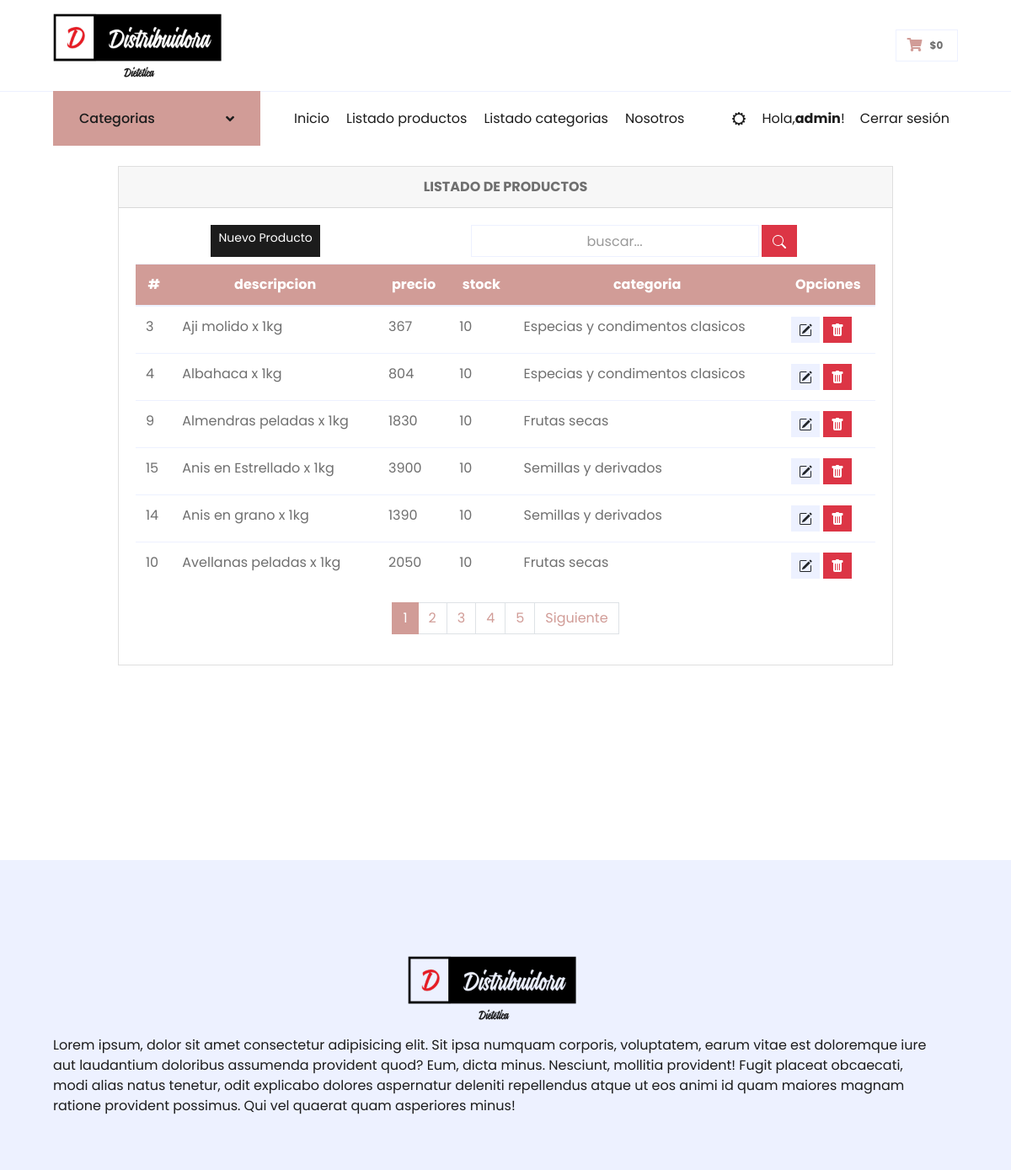
Page /distribuidorapp/listarproductos/ (signed in) on the committed database.
### DistribuidoraApp/models.py (models this page shows, shortened)
class Productos(models.Model):
    nombre = models.CharField(max_length=100)
    imagen = models.ImageField(upload_to='imgproductos/%Y/%m/%d', blank=True)
    descripcion = models.CharField(max_length=500)
    precio = models.IntegerField()
    stock = models.IntegerField(null=True, default=0)
    categoria = models.ForeignKey(Categorias, on_delete=models.PROTECT)
    oferta = models.BooleanField(default=False)
    class Meta:
        db_table = 'productos'
        verbose_name = 'Producto'
        verbose_name_plural = 'Productos'
        ordering = ['id']

class Categorias(models.Model):
    nombre = models.CharField(max_length=100)
    def __str__(self):
        return self.nombre
    class Meta:
        db_table = "categorias"
        verbose_name = 'Categoria'
        verbose_name_plural = 'Categorias'
        ordering = ['id']

### DistribuidoraApp/views.py (the view)
# urls.py: path('listarproductos/', listarProductos, name='listarproductos'),
@login_required(login_url='/login')
def listarProductos(request):
    busqueda = request.POST.get("buscador")
    lista_productos = Productos.objects.order_by('nombre')
    page = request.GET.get('page', 1)
    if busqueda:
        lista_productos = Productos.objects.filter(
            Q(nombre__icontains = busqueda) |
            Q(descripcion__icontains = busqueda)
        ).distinct()
    try:
        paginator = Paginator(lista_productos, 6)
        lista_productos = paginator.page(page)
    except:
        raise Http404
    data = {'entity': lista_productos,
            'title': 'LISTADO DE PRODUCTOS',
            'paginator': paginator
            }
    return render(request, 'DistribuidoraApp/listar-productos.html', data)

### DistribuidoraApp/context_processors.py (called while the page is built)
def extras(request):
	lista_categorias = Categorias.objects.all().order_by('nombre')
	return {'categorias':lista_categorias}

def importe_total_carro(request):
	total=0
	if request.user.is_authenticated:
		if "carro" in request.session:
			for key, value in request.session["carro"].items():
				total= total + int(value["precio"])
	return {"importe_total_carro":total}

### DistribuidoraApp/templates/DistribuidoraApp/listar-productos.html (shortened to what this page needs)
{% extends 'DistribuidoraApp/base.html' %}
{% load static %}
{% block contenidoPagina %}
<div class="min-vh-100 d-flex flex-colum py-4">
    <div class="container">
        <div class="row justify-content-center">
            <div class="col-lg-10 col-md-6 col-sm-4 animate__animated animate__backInRight animate__delay-0.4s">
                <div class="card">
                    <div class="card-header text-center font-weight-bold">
                        {{ title }}
                    </div>
                    <div class="card-body table-responsive align-items-center">
                        <div class="d-flex mb-2">
                            <a href="{% url 'addproducto' %}" class="d-flex inline-block mx-auto btn btn-dark btn-sm" type="submit">
                                Nuevo Producto
                            </a>
                            <form class="d-flex mx-auto d-sm-inlne-block form-inline" method="POST" action="">
                                <div class="input-group">
                                    <input type="text" class="form-control bg-light border-1 small text-center" name="buscador" placeholder="buscar..." value="{{ request.POST.buscador }}">
                                    <div class="input-group-append">
                                        <button class="btn btn-danger mx-1" type="submit">
                                            </button>
                                    </div>
                                </div>
                            </form>
                        </div>
                        <table class="table table-condensed">
                            <thead class="bg-primary text-center text-white">
                                <tr>
                                    <th scope="col">#</th>
                                    <th scope="col">descripcion</th>
                                    <th scope="col">precio</th>
                                    <th scope="col">stock</th>
                                    <th scope="col">categoria</th>
                                    <th colspan="2">Opciones</th>
                                </tr>
                            </thead>
                            <tbody>
                                {% if entity %} {% for producto in entity %}
                                <tr>
                                    <td>{{ producto.id }}</td>
                                    <td>{{ producto.nombre }}</td>
                                    <td>{{ producto.precio }}</td>
                                    <td>{{ producto.stock }}</td>
                                    <td>{{ producto.categoria }}</td>
                                    <td colspan="2">
                                        <a class="btn btn-secondary btn-sm" href="{% url 'editproducto' producto.id %} " type="button"></a>
                                        <a class="btn btn-danger btn-sm" href="{% url 'deleteProducto' producto.id %}" type="button"></a>
                                    </td>
                                </tr>
                                {% endfor %} {% else %}
                                <div class="text-center text-warning">
                                    <h3> No se encontraron Productos!!</h3>
                                </div>
                                {% endif %}
                            </tbody>
                        </table>
                        <div>
                            {% include 'DistribuidoraApp/paginator.html' %}
                        </div>
                    </div>
                </div>
            </div>
        </div>
    </div>
</div>
{% endblock %}

### DistribuidoraApp/templates/DistribuidoraApp/base.html (shortened to what this page needs)
{% load static %}
<!DOCTYPE html>
<html lang="en">
<head>
    <link href="https://cdnjs.cloudflare.com/ajax/libs/font-awesome/5.10.0/css/all.min.css" rel="stylesheet">
    <link href="{% static 'lib/owlcarousel/assets/owl.carousel.min.css' %}" rel="stylesheet">
    <link href="{% static 'css/style.css' %}" rel="stylesheet">
</head>
<body>
    <div class="container-fluid">
        <div class="row align-items-center py-3 px-xl-5">
            <div class="col-lg-3 d-none d-lg-block">
                <img src="{% static 'img/logo.png' %} " width="200px">
            </div>
            <div class="col-lg-9 col-6 text-right">
                {% if user.is_authenticated %}
                {% load humanize %}
                <a href="{% url 'viewcart' %}" class="btn border">
                    <i class="fas fa-shopping-cart text-primary"></i>
                    <span class="badge">${{ importe_total_carro | intcomma}} </span>
                </a>
                {% endif %}
            </div>
        </div>
    </div>
    <div class="container-fluid">
        <div class="row border-top px-xl-5">
            <div class="col-lg-3 d-none d-lg-block">
                <a class="btn shadow-none d-flex align-items-center justify-content-between bg-primary text-white w-100" data-toggle="collapse" href="#navbar-vertical" style="height: 65px; margin-top: -1px; padding: 0 30px;">
                    <h6 class="m-0">Categorias</h6>
                    <i class="fa fa-angle-down text-dark"></i>
                </a>
            </div>
            <div class="col-lg-9">
                <nav class="navbar navbar-expand-lg bg-light navbar-light py-3 py-lg-0 px-0">
                    <div class="collapse navbar-collapse justify-content-between" id="navbarCollapse">
                        <div class="navbar-nav mr-auto py-0">
                            <a href="{% url 'inicio' %}" class="nav-item nav-link">Inicio</a>
                            {% if user.is_staff %}
                            <a href="{% url 'listarproductos' %}" class="nav-item nav-link ">Listado productos</a>
                            <a href="{% url 'categorias' %}" class="nav-item nav-link">Listado categorias</a>
                            {% endif %}
                            <a href="{% url 'nosotros' %}" class="nav-item nav-link">Nosotros</a>
                        </div>
                        <div class="navbar-nav ml-auto py-0">
                            {% if user.is_authenticated %}
                            <a href="{% url 'editar_perfil' %}" class="btn btn-sm nav-item nav-link">
                            </a>
                            <p class="text-dark my-3 mx-2" style="display:flex;align-items: center; justify-content: center;"> Hola,<b>{{user.username}}</b>!</p>
                            <a href="{% url 'logout' %}" class="nav-item nav-link">Cerrar sesión</a>
                            {% else %}
                            <a href="{% url 'login' %}" class="nav-item nav-link">Ingresar</a>
                            <a href="{% url 'register' %}" class="nav-item nav-link">Registrarse</a>
                            {% endif%}
                        </div>
                    </div>
                </nav>
            </div>
        </div>
    </div>
    {% block contenidoPagina %}
    {% endblock %}
    <div class="container-fluid bg-secondary text-dark mt-5 pt-5">
        <div class="row px-xl-5 pt-5">
            <div class="col-lg-12 col-md-12 mb-5 pr-3 pr-xl-5" style="
            display: grid;
            grid-template-columns: repeat(3,1fr);
            grid-template-rows: repeat(2,1fr);
            grid-template-areas:
                '. logo .'
                'texto texto texto';
        ">
                <a href="" class="text-decoration-none" style="
                grid-area: logo;
                display: flex;
                flex-direction: column;
                align-content: center;
                justify-content: center;
                align-items: center;
                ">
                    <img src="{% static 'img/logo.png' %} " width="200px">
                </a>
                <p style="grid-area: texto">Lorem ipsum, dolor sit amet consectetur adipisicing elit. Sit ipsa numquam corporis, voluptatem, earum vitae est doloremque iure aut laudantium doloribus assumenda provident quod? Eum, dicta minus. Nesciunt, mollitia provident!
                Fugit placeat obcaecati, modi alias natus tenetur, odit explicabo dolores aspernatur deleniti repellendus atque ut eos animi id quam maiores magnam ratione provident possimus. Qui vel quaerat quam asperiores minus!</p>
            </div>
        </div>
    </div>
</body>
</html>

### rows in the picture
Productos: id "3", nombre "Aji molido x 1kg", precio "367", stock "10", categoria "Especias y condimentos clasicos"
Productos: id "4", nombre "Albahaca x 1kg", precio "804", stock "10", categoria "Especias y condimentos clasicos"
Productos: id "9", nombre "Almendras peladas x 1kg", precio "1830", stock "10", categoria "Frutas secas"
Productos: id "15", nombre "Anis en Estrellado x 1kg", precio "3900", stock "10", categoria "Semillas y derivados"
Productos: id "14", nombre "Anis en grano x 1kg", precio "1390", stock "10", categoria "Semillas y derivados"
Productos: id "10", nombre "Avellanas peladas x 1kg", precio "2050", stock "10", categoria "Frutas secas"

### other values in the picture
{{ importe_total_carro | intcomma }} "0"
{{ user.username }} "admin"
{{ title }} "LISTADO DE PRODUCTOS"
{{ page }} "1" "2" "3" "4" "5"
